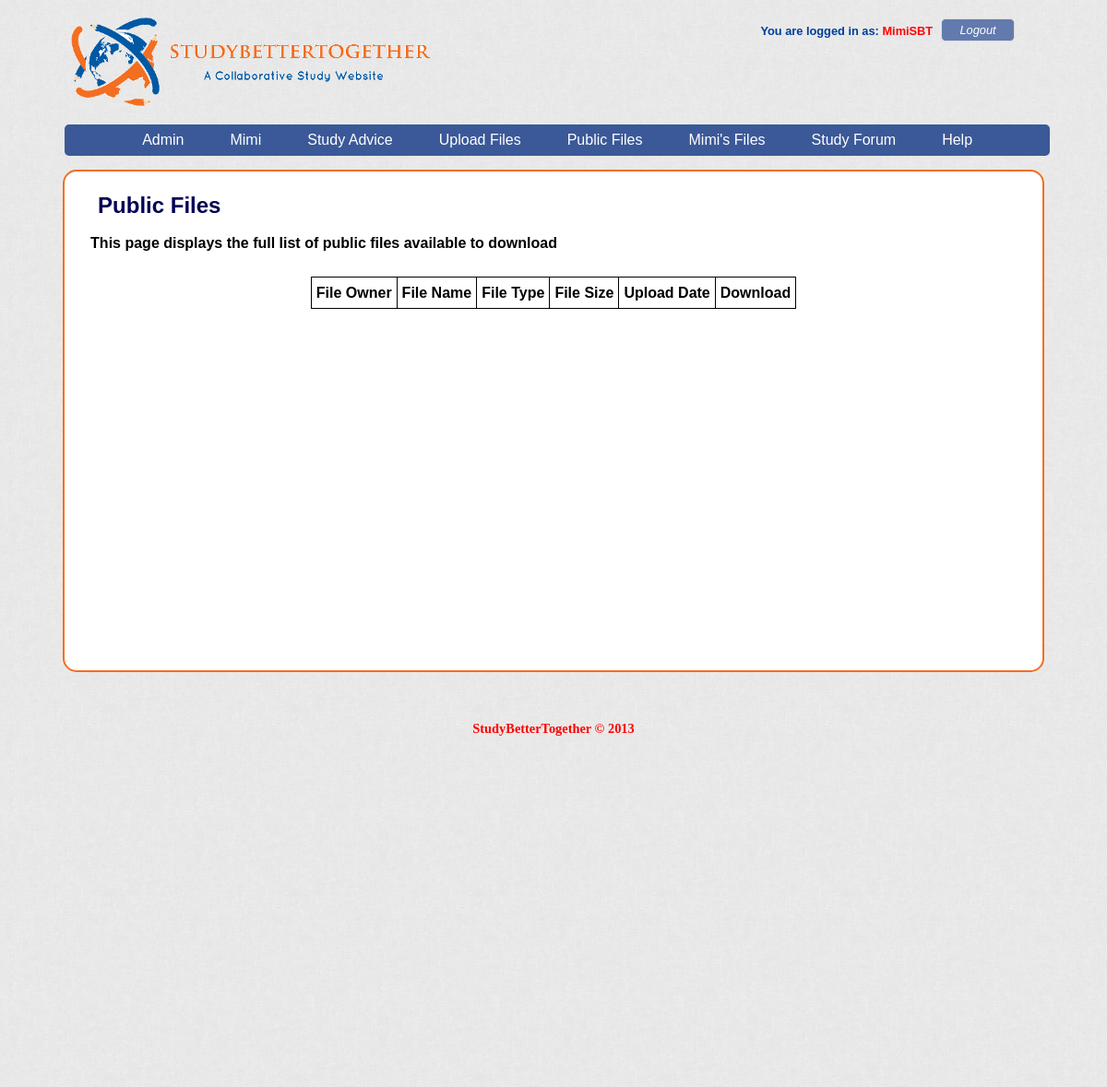
The page /publicfilelist.php (signed in) on the database as committed earlier.
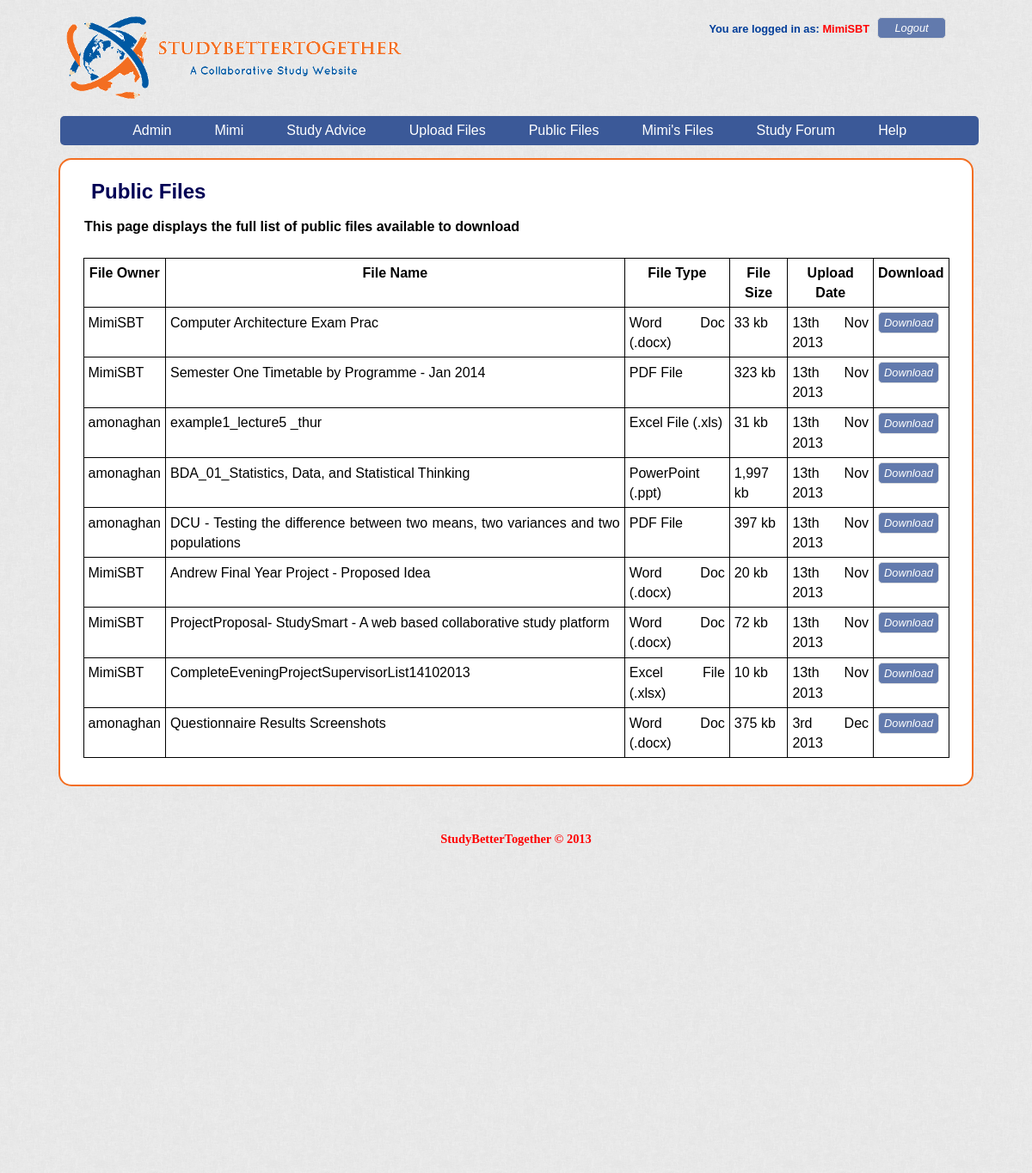
The same page on the database as committed later.
### tables this page shows
CREATE TABLE IF NOT EXISTS `files` (
  `file_id` int(11) NOT NULL AUTO_INCREMENT,
  `owner_id` int(11) NOT NULL,
  `sharing_status` varchar(20) NOT NULL,
  `file_name` varchar(255) NOT NULL,
  `file_type_id` int(10) NOT NULL,
  `file_path` varchar(255) NOT NULL,
  `file_size` varchar(50) NOT NULL,
  `description` text,
  `subject` varchar(255) DEFAULT NULL,
  `upload_date` datetime NOT NULL DEFAULT CURRENT_TIMESTAMP,
  PRIMARY KEY (`file_id`),
  KEY `user_id` (`owner_id`),
  KEY `file_type_id` (`file_type_id`)
);

CREATE TABLE IF NOT EXISTS `users` (
  `user_id` int(11) NOT NULL AUTO_INCREMENT,
  `first_name` varchar(255) NOT NULL,
  `last_name` varchar(255) NOT NULL,
  `username` varchar(255) NOT NULL,
  `email` varchar(255) NOT NULL,
  `account_type` varchar(8) NOT NULL DEFAULT 'Student',
  `password` varchar(100) NOT NULL,
  `register_date` datetime NOT NULL DEFAULT CURRENT_TIMESTAMP,
  `register_code` varchar(100) DEFAULT NULL,
  PRIMARY KEY (`user_id`),
  UNIQUE KEY `email` (`email`),
  UNIQUE KEY `username` (`username`)
);

CREATE TABLE IF NOT EXISTS `allowed_file_types` (
  `file_type_id` int(10) NOT NULL AUTO_INCREMENT,
  `file_ext` varchar(10) NOT NULL,
  `file_short_name` varchar(255) NOT NULL,
  `file_description` varchar(255) NOT NULL,
  PRIMARY KEY (`file_type_id`),
  KEY `file_id` (`file_type_id`)
);

### includes/db/sql_functions.php (called while the page is built, shortened)
<?php
function newQuery($db_con, $query){
	$result = mysqli_query($db_con, $query);
	return $result;
}

### publicfilelist.php (the view, shortened to what this page needs)
<?php require_once 'includes/html_template/header.php';?>
<h2 class = "mainPageHeading">Public Files</h2>
<h5>This page displays the full list of public files available to download</h5> <br />
				<table>
					<tr>
						<th>File Owner</th>
						<th>File Name</th>
						<th>File Type</th>
						<th>File Size</th>
						<th>Upload Date</th>
						<th>Download</th>
					</tr>
					<?php
					$publicFiles =newQuery($db_con, "SELECT username, file_name, file_short_name, file_size, DATE_FORMAT(DATE(upload_date),'%D %b %Y') AS new_date, file_path FROM files INNER JOIN users ON files.owner_id = users.user_id INNER JOIN allowed_file_types ON files.file_type_id = allowed_file_types.file_type_id WHERE sharing_status = 'public'");
					while ( $row = mysqli_fetch_array ( $publicFiles ) ) {
						echo "<tr><td>" . htmlentities ( $row ["username"] ) . "</td>\n";
						echo "<td>" . htmlentities ( $row ["file_name"] ) . "</td>\n";
						echo "<td>" . htmlentities ( $row ["file_short_name"] ) . "</td>\n";
						echo "<td>" . htmlentities ( $row ["file_size"] ) . "</td>\n";
						echo "<td>" . htmlentities ( $row ["new_date"] ) . "</td>\n";
						echo "<td>" . ProtectURL(( $row ["file_path"] )) ."</td></tr>\n";
					}
					?>
				</table>
<?php require_once 'includes/html_template/footer.php';?>

### includes/functionality/common_functions.php (shortened to what this page needs)
<?php
function ProtectURL ($file_path){
	$file_path = htmlentities($file_path);
	$downloadlink = "<a style =\"cursor: pointer\" onclick =\"javascript: window.location = "."'". $file_path . "';\"". "><button class=\"filesBtn\">Download</button></a>";
	return $downloadlink;
}
?>

Rows that differ between the two databases and show on the page:
now on this page (row edited): files: owner.username "MimiSBT", file_name "Computer Architecture Exam Prac", file_type.file_short_name "Word Doc (.docx)", file_size "33 kb", new_date "13th Nov 2013"
now on this page (row edited): files: owner.username "MimiSBT", file_name "Semester One Timetable by Programme - Jan 2014", file_type.file_short_name "PDF File", file_size "323 kb", new_date "13th Nov 2013"
now on this page (row edited): files: owner.username "amonaghan", file_name "example1_lecture5 _thur", file_type.file_short_name "Excel File (.xls)", file_size "31 kb", new_date "13th Nov 2013"
now on this page (row edited): files: owner.username "amonaghan", file_name "BDA_01_Statistics, Data, and Statistical Thinking", file_type.file_short_name "PowerPoint (.ppt)", file_size "1,997 kb", new_date "13th Nov 2013"
now on this page (row edited): files: owner.username "amonaghan", file_name "DCU - Testing the difference between two means, two variances and two populations", file_type.file_short_name "PDF File", file_size "397 kb", new_date "13th Nov 2013"
now on this page (row edited): files: owner.username "MimiSBT", file_name "Andrew Final Year Project - Proposed Idea", file_type.file_short_name "Word Doc (.docx)", file_size "20 kb", new_date "13th Nov 2013"
now on this page (row edited): files: owner.username "MimiSBT", file_name "ProjectProposal- StudySmart - A web based collaborative study platform", file_type.file_short_name "Word Doc (.docx)", file_size "72 kb", new_date "13th Nov 2013"
now on this page (row edited): files: owner.username "MimiSBT", file_name "CompleteEveningProjectSupervisorList14102013", file_type.file_short_name "Excel File (.xlsx)", file_size "10 kb", new_date "13th Nov 2013"
now on this page (row edited): files: owner.username "amonaghan", file_name "Questionnaire Results Screenshots", file_type.file_short_name "Word Doc (.docx)", file_size "375 kb", new_date "3rd Dec 2013"
